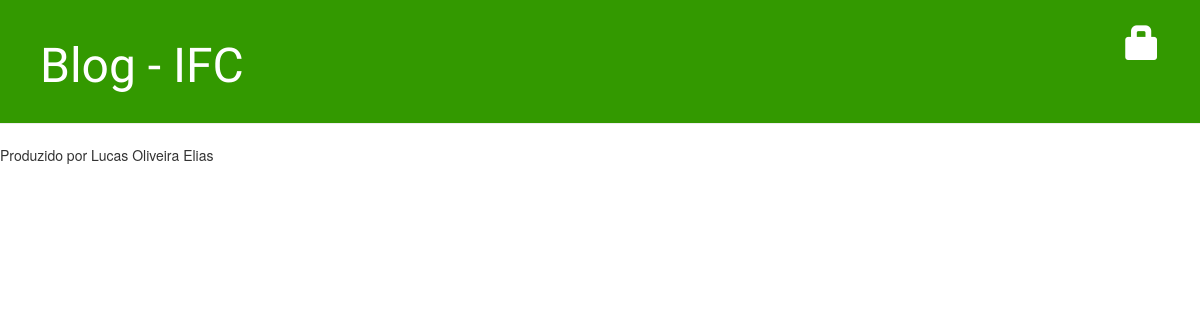
/, run on an earlier commit of the app's database.
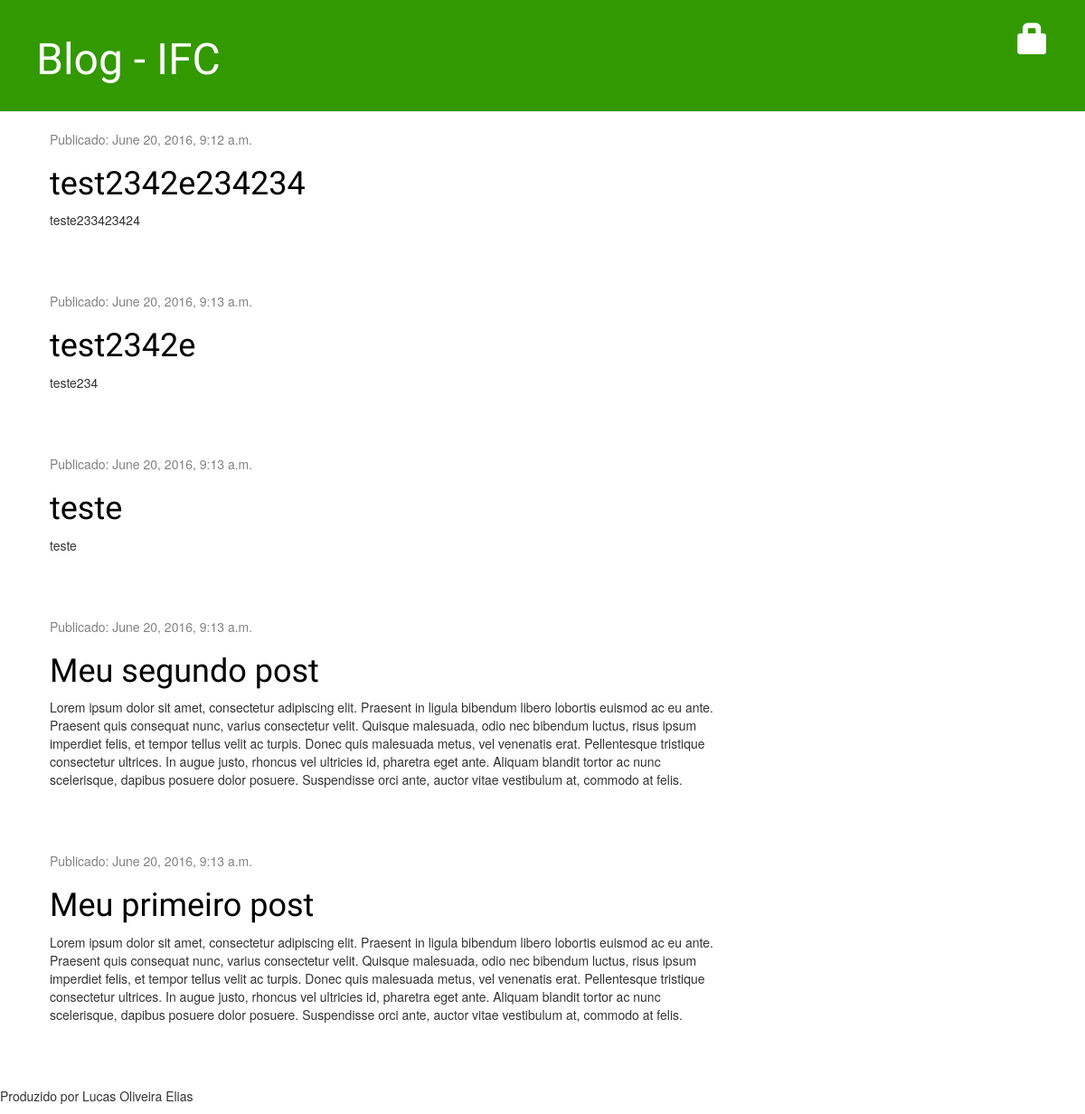
And on a later commit of the database.
### blog/models.py (models this page shows, shortened)
class Post(models.Model):
    autor = models.ForeignKey('auth.User')
    titulo = models.CharField(max_length=200)
    texto = models.TextField()
    data_criacao = models.DateTimeField(
        default=timezone.now)
    data_publicacao = models.DateTimeField(
        blank=True, null=True)

### blog/views.py (the view)
# urls.py: url(r'^$', views.post_list, name='post_list'),
def post_list(request):
    posts = Post.objects.filter(data_publicacao__lte=timezone.now()).order_by(
        'data_publicacao')
    return render(request, 'blog/post_list.html', {'posts': posts})

### blog/templates/blog/post_list.html
{% extends 'blog/base.html' %}
{% block content %}
  {% for post in posts %}
    <div class="post">
      <div class="date">
        <p>Publicado: {{ post.data_publicacao }}</p>
      </div>
      <h1><a href="{% url 'post_detail' pk=post.pk %}">{{ post.titulo }}</a></h1>
      <p>{{ post.texto|linebreaks }}</p>
      </div>
  {% endfor %}
{% endblock %}

What changed in the data, as far as the page shows it:
now on this page (row edited): Post: data_publicacao "June 20, 2016, 9:12 a.m.", titulo "test2342e234234", texto "teste233423424"
now on this page (row edited): Post: data_publicacao "June 20, 2016, 9:13 a.m.", titulo "test2342e", texto "teste234"
now on this page (row edited): Post: data_publicacao "June 20, 2016, 9:13 a.m.", titulo "teste", texto "teste"
now on this page (row edited): Post: data_publicacao "June 20, 2016, 9:13 a.m.", titulo "Meu segundo post", texto "Lorem ipsum dolor sit amet, consectetur adipiscing elit. Praesent in ligula bibendum libero lobortis euismod ac eu ante. Praesent quis consequat nunc, varius consectetur velit. Quisque malesuada, odio nec bibendum luctus, risus ipsum imperdiet felis, et tempor tellus velit ac turpis. Donec quis malesuada metus, vel venenatis erat. Pellentesque tristique consectetur ultrices. In augue justo, rhoncus vel ultricies id, pharetra eget ante. Aliquam blandit tortor ac nunc scelerisque, dapibus posuere dolor posuere. Suspendisse orci ante, auctor vitae vestibulum at, commodo at felis."
now on this page (row edited): Post: data_publicacao "June 20, 2016, 9:13 a.m.", titulo "Meu primeiro post", texto "Lorem ipsum dolor sit amet, consectetur adipiscing elit. Praesent in ligula bibendum libero lobortis euismod ac eu ante. Praesent quis consequat nunc, varius consectetur velit. Quisque malesuada, odio nec bibendum luctus, risus ipsum imperdiet felis, et tempor tellus velit ac turpis. Donec quis malesuada metus, vel venenatis erat. Pellentesque tristique consectetur ultrices. In augue justo, rhoncus vel ultricies id, pharetra eget ante. Aliquam blandit tortor ac nunc scelerisque, dapibus posuere dolor posuere. Suspendisse orci ante, auctor vitae vestibulum at, commodo at felis."
